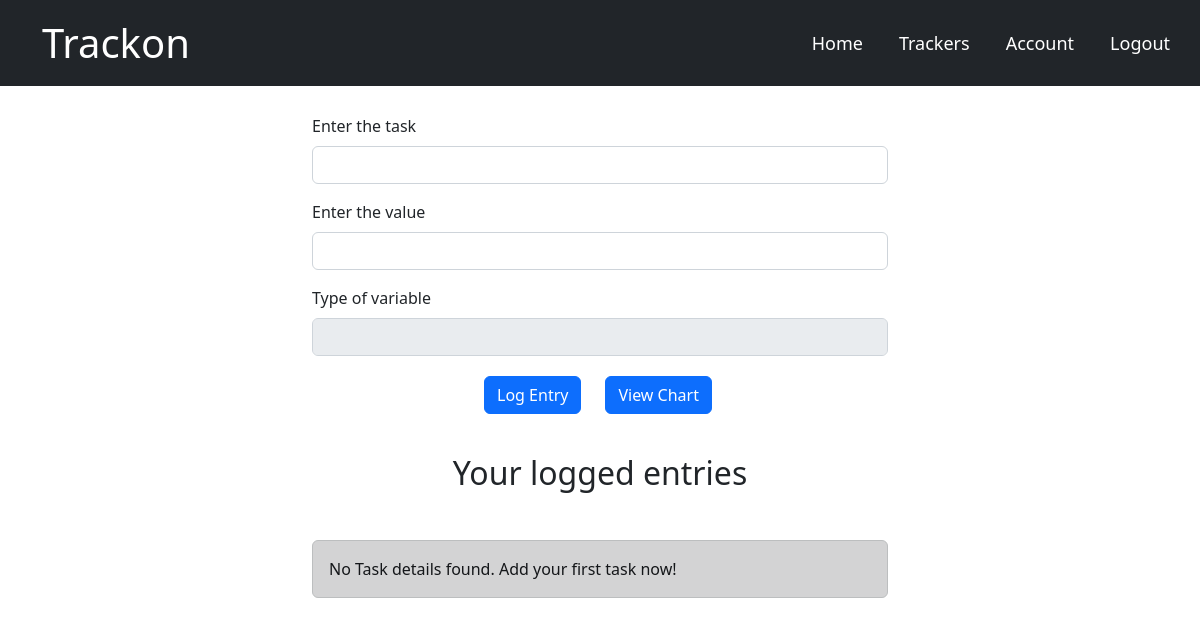
Before: /log/3 (signed in) with the older database file.
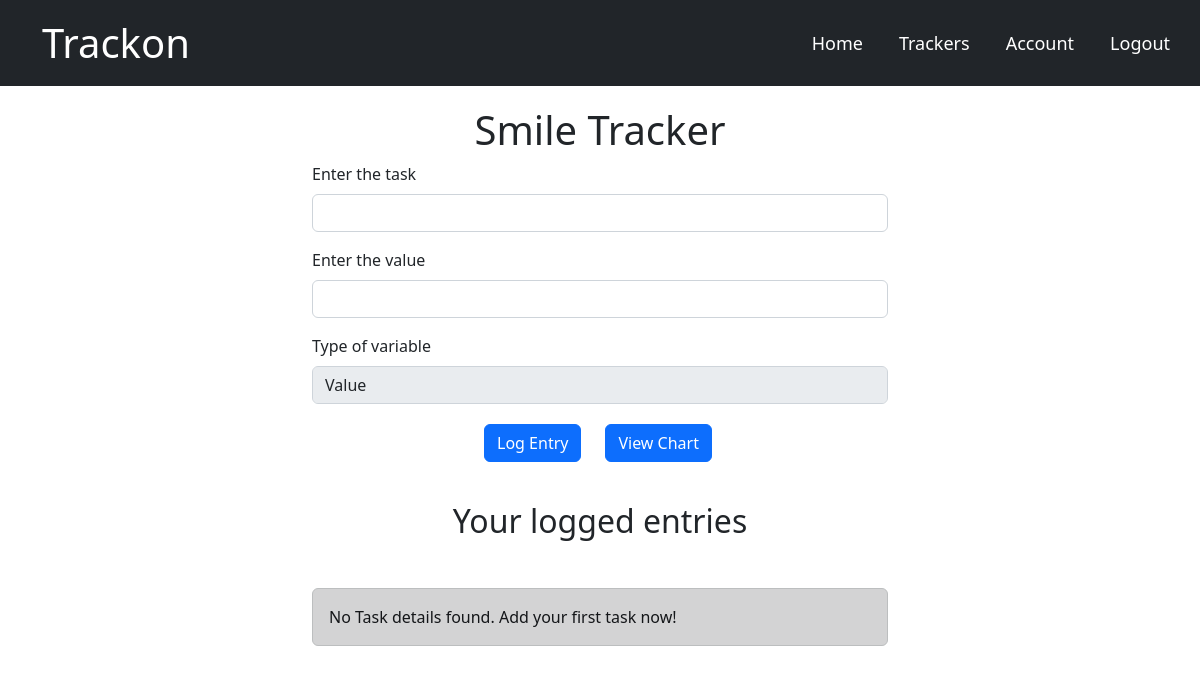
After: the same page with the newer database file.
### main/models.py (models this page shows, shortened)
class Tracker(db.Model):
    sno = db.Column(db.Integer, primary_key=True)
    tracker_name = db.Column(db.String(300), nullable=False)
    task_value_type = db.Column(db.String(20), nullable=False)
    user_id = db.Column(db.Integer, db.ForeignKey('user.id'))
    logs = db.relationship('Inputaken', backref='tracker', lazy=True)

### main/routes.py (the view, shortened to what this page needs)
@app.route("/log/<int:sno>", methods=['GET', 'POST'])
@login_required
def log(sno):
    task_table = Tracker.query.filter_by(sno=sno).first()
    outputpage = Inputaken.query.filter_by(
        tracker_id=sno, user_id=current_user.id).all()
    return render_template('log.html', task=task_table, outputpage=outputpage)

### main/models.py (called while the page is built)
@login_manager.user_loader
def load_user(user_id):
    return User.query.get(int(user_id))

### main/templates/log.html (shortened to what this page needs)
{% extends 'base.html' %} {% block content %}
<div class="container log-div">
  <div class="track_type log-heading">
    <h1>{{task.tracker_name}}</h1>
  </div>
  <form action="/log/{{task.sno}}" method="POST">
    <div class="mb-3">
      <label for="exampleInputEmail1" class="form-label"
        >Enter the task </label>
      <input type="text" class="form-control" name="title" id="text-title" />
    </div>
    <div class="mb-3">
      <label for="exampleInputPassword1" class="form-label"
        >Enter the value</label
      >
      <input
        type="text"
        class="form-control"
        name="value"
        id="exampleInputPassword1"
      />
    </div>
    <label for="inputState" class="form-label">Type of variable</label>
    <input
      type="text"
      disabled="true"
      class="form-control"
      value="{{task.task_value_type}}"
    />
    <div class="log-btn-group">
      <button type="submit" class="btn btn-primary">Log Entry</button>
      <a href="/log/dashboard/{{task.sno}}" class="btn btn-primary mx-4">View Chart</a>
    </div>
  </form>
  <div class="log-entry-heading"><h2>Your logged entries</h2></div>
  {% if outputpage|length == 0 %}
  <div class="alert alert-dark" role="alert">
    No Task details found. Add your first task now!
  </div>
  {% endif %}
</div>
{% endblock content %}

### main/templates/base.html (shortened to what this page needs)
<!DOCTYPE html>
<html lang="en">
  <head>
    <link
      href="https://cdn.jsdelivr.net/npm/bootstrap@5.2.0-beta1/dist/css/bootstrap.min.css"
      rel="stylesheet"
    />
    <link rel="stylesheet" href="{{ url_for('static',filename='main.css') }}" />
  </head>
  <body>
      <nav class="navbar navbar-expand-lg navbar-dark bg-dark">
        <div class="container-fluid">
        <a class="navbar-brand" href="{{url_for('home')}}">Trackon</a>
          <div class="collapse navbar-collapse" id="navbarNav">
            <ul class="navbar-nav ms-auto">
              <li class="nav-item">
                <a class="nav-link active px-2" href="{{url_for('home')}}" aria-current="page" href="#">Home</a>
              </li>
              {% if current_user.is_authenticated %}
              <li class="nav-item">
                <a class="nav-link px-2" href="{{url_for('track')}}">Trackers</a>
              </li>
              <li class="nav-item">
                <a class="nav-link px-2" href="{{url_for('account')}}">Account</a>
              </li>
              <li class="nav-item">
                <a class="nav-link px-2" href="{{url_for('logout')}}">Logout</a>
              </li>
              {% endif %}
            </ul>
          </div>
      </div>
    </nav>
     {% block content %} {% endblock %}
  </body>
</html>

### main/static/main.css (style rules this page uses)
.log-div { width: 50%; }
.log-heading { text-align: center; padding-top: 20px; }
.log-btn-group { display: flex; justify-content: center; align-items: center; padding-top: 20px; }
.log-btn-group button { margin-left: 20px; }
.log-entry-heading { display: flex; justify-content: center; padding: 40px 0px; }
.nav-link { color: white; margin: 10px; font-size: large; }
.navbar-brand { color: white; font-size: 40px; margin-left: 30px; }

Changed rows visible on the page:
added Tracker: tracker_name "Smile Tracker", task_value_type "Value"
